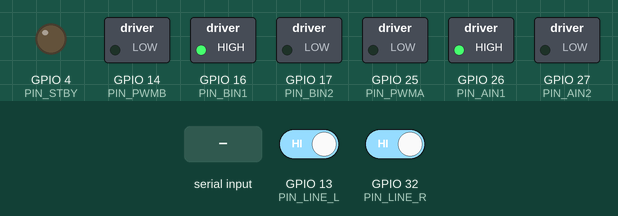
A sketch run on a simulated ESP32. Shown: switched loads named in the sketch (green lamp = pin HIGH), output pins drawn as LEDs (lit = HIGH). The test bench sets the inputs (shaded band); at power-on: GPIO 13 (PIN_LINE_L) HIGH, GPIO 32 (PIN_LINE_R) HIGH. WiFi joins after 1.5 s; servers stay silent unless stated; what the sketch prints to the serial monitor is not drawn.

Above: at 1.6 s.
1.7 s: "e" received over Serial
At 2.0 s:
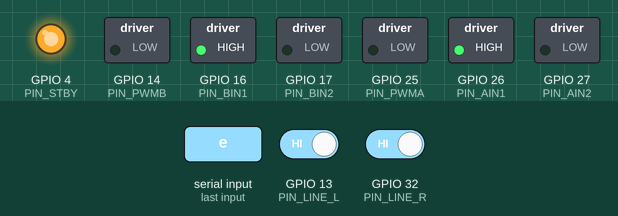
3.2 s: "g" received over Serial
At 4.4 s:
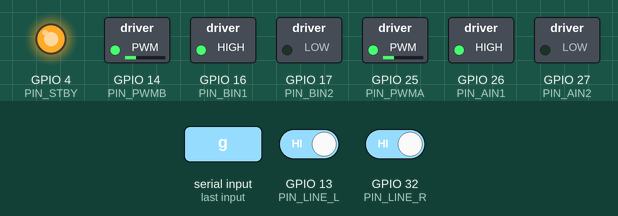
4.7 s: GPIO 13 (PIN_LINE_L) driven LOW
At 5.9 s:
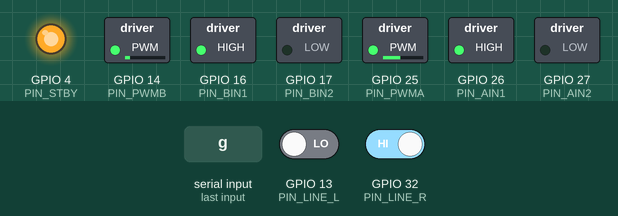
6.2 s: "m" received over Serial
At 6.27 s:
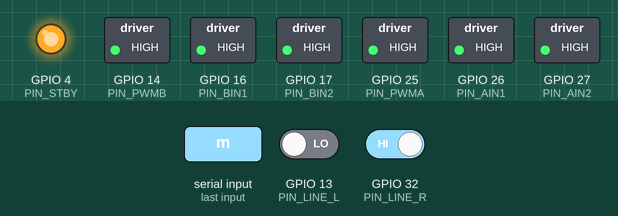
7.8 s: "g" received over Serial
At 9.0 s:
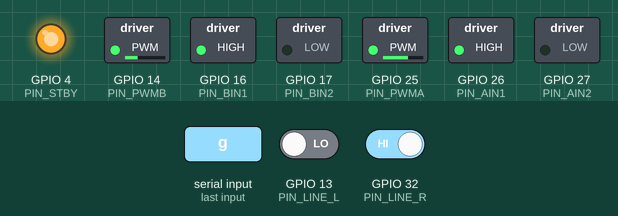
9.3 s: GPIO 32 (PIN_LINE_R) driven LOW
At 10.2 s:
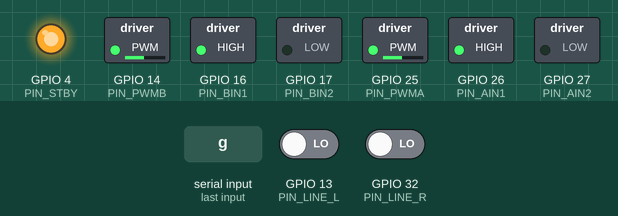
Timing chart, 0 to 12.3 s (numbered marks = the images above; inputs shaded):
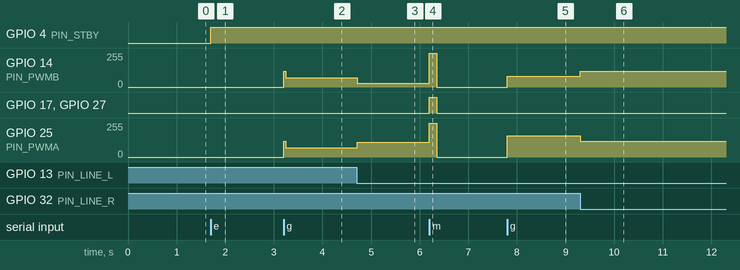

The sketch:

esp32_line_pid.ino
```cpp
// HazardBot 라인트레이싱 조향 + 정지점 마커 검출 — 2채널 버전 (2026-08-21)
//
// ── 왜 2채널인가 ──────────────────────────────────────────
//   기존 5채널 IR 라인센서 보드가 흑/백을 구분 못하는 고장으로 판단되어,
//   독립된 1채널 IR 반사센서 2개(좌/우)로 교체했다.
//
// ── 장착 방식 — 중요 ──────────────────────────────────────
//   두 센서를 **라인 폭보다 넓게** 벌려 장착한다. 평소(직진 중)에는
//   라인이 두 센서 "사이"에 있어 **둘 다 흰 바닥(0)** 을 본다.
//   이래야 "둘 다 검정(1,1)" 이 마커(전폭 가로선)에서만 뜨는 고유 신호가 된다.
//   센서를 라인 가장자리/위에 걸치게 달면 평상시에도 (1,1) 이 나와
//   마커와 구분이 안 된다.
//
// ── 5채널 대비 알려진 한계 (감수하기로 한 트레이드오프) ──────
//   1. 연속 위치값이 없다 — 왼쪽만 감지/오른쪽만 감지/둘 다/둘 다 아님, 4상태뿐.
//      부드러운 비례 제어가 아니라 **온-오프에 가까운 제어**라 더 덜컹거릴 수 있다.
//   2. **완전히 라인을 잃었을 때를 구분할 수 없다.** 두 센서가 모두 흰 바닥을
//      보는 상태는 "정상 중앙" 과 "너무 멀리 벗어나 아예 안 보임" 이 **같은 신호(0,0)** 다.
//      → 크게 벗어나면 그대로 직진하며 못 돌아올 수 있다. 별도 복구 로직이 없다.
//   3. 마커 오검출 여유가 줄었다 — 5개 중 5개 조건이 2개 중 2개가 되어
//      급커브에서 라인이 순간적으로 양쪽에 다 걸리면 마커로 오인될 수 있다.
//
// 두 가지 입력 모드:
//   가상 모드(기본) — 시리얼로 좌/우 감지 상태를 흉내 낸다. 바퀴 띄우고 방향 검증용.
//   실측 모드('v')  — 실제 센서 2개를 읽는다.
//
// ── 정지점 마커 (firmware/구역_마커_설계.md §4~6, 2채널로 축소 적용) ──
//   좌우 둘 다 검정(1,1) 2개 = 감속 마커 → 정지 마커.
//   CRUISE(baseSpeed) --감속마커--> APPROACH(approachSpeed) --정지마커--> 숏브레이크 정지.
//   정지 후 모터를 끄고 'g' 를 기다린다 — 그 사이 자로 x·y·θ 를 측정한다.
//
// 배선: + → ESP32 3V3, GND → ESP32 GND(로직 GND 레일), OUT → GPIO (아래 핀 참조)
// 극성: 검정에서 HIGH (기존 5채널과 동일 가정 — 실측으로 재확인할 것).

#include <WiFi.h>
#include <ArduinoOTA.h>

const char* WIFI_SSID = "여기에-AP-SSID";
const char* WIFI_PW   = "여기에-AP-비밀번호";  // 🔴 공개 저장소라 실제 값을 적지 않는다. 업로드 전에 여기만 채울 것.

// ── 핀 (README 기준 — 모터/STBY는 기존과 동일, 라인센서만 2채널로 교체) ──
#define PIN_PWMA   25
#define PIN_AIN1   26
#define PIN_AIN2   27
#define PIN_PWMB   14
#define PIN_BIN1   16
#define PIN_BIN2   17
#define PIN_STBY    4
#define PIN_LINE_L 13   // 기존 S1 자리 재사용
#define PIN_LINE_R 32   // 기존 S5 자리 재사용
const bool LINE_ACTIVE_LOW = false;   // 검정에서 HIGH — 실측으로 재확인할 것

const int PWM_FREQ = 20000, PWM_BITS = 8, PWM_MAX = 255;

// ── 조향 — 연속 PD 가 아니라 2상태 온-오프 보정 ──────────────
int turnDelta    = 40;    // 한쪽만 감지됐을 때 좌우 듀티 차이. 🔲 트랙에서 튜닝
int baseSpeed     = 120;  // CRUISE 기본 듀티
int approachSpeed = 70;   // APPROACH 감속 듀티 — 🔲 실측 튜닝 대상
const int CONTROL_MS = 20;

// ── 마커 검출 — "둘 다 검정" 이 5채널의 "5개 전부" 를 대체 ────
enum Phase { PH_CRUISE, PH_APPROACH };
Phase phase = PH_CRUISE;
int   stopIndex   = 0;
int   blackStreak = 0;
bool  markerLatch = false;
unsigned long lastMarkerMs = 0;
const unsigned long MARKER_GUARD_MS = 1000;
const int SHORT_BRAKE_MS = 150;

// ── 상태 ─────────────────────────────────────────────────
bool  motorsEnabled = false;
bool  pidRunning    = false;
bool  useRealSensor = true;    // 기본을 실측 모드로 (2026-08-21)
bool  simL = false, simR = false;   // 가상 모드 좌/우 감지 상태
unsigned long lastCtrlMs = 0, lastTelemMs = 0;

void setMotor(int in1, int in2, int pwmPin, int duty) {
  if (duty >= 0) { digitalWrite(in1, HIGH); digitalWrite(in2, LOW); }
  else           { digitalWrite(in1, LOW);  digitalWrite(in2, HIGH); duty = -duty; }
  ledcWrite(pwmPin, min(duty, PWM_MAX));
}

int dutyL = 0, dutyR = 0;
void applyDrive(int l, int r) {
  dutyL = l; dutyR = r;
  setMotor(PIN_AIN1, PIN_AIN2, PIN_PWMA, l);
  setMotor(PIN_BIN1, PIN_BIN2, PIN_PWMB, r);
}

void stopMotors() {
  applyDrive(0, 0);
  pidRunning = false;
  phase = PH_CRUISE;
  blackStreak = 0; markerLatch = false;
}

void doStop() {
  digitalWrite(PIN_AIN1, HIGH); digitalWrite(PIN_AIN2, HIGH);
  digitalWrite(PIN_BIN1, HIGH); digitalWrite(PIN_BIN2, HIGH);
  ledcWrite(PIN_PWMA, PWM_MAX);
  ledcWrite(PIN_PWMB, PWM_MAX);
  delay(SHORT_BRAKE_MS);
  applyDrive(0, 0);
}

void setEnabled(bool on) {
  motorsEnabled = on;
  digitalWrite(PIN_STBY, on ? HIGH : LOW);
  if (!on) stopMotors();
}

bool readL() {
  if (!useRealSensor) return simL;
  int v = digitalRead(PIN_LINE_L);
  return LINE_ACTIVE_LOW ? (v == LOW) : (v == HIGH);
}
bool readR() {
  if (!useRealSensor) return simR;
  int v = digitalRead(PIN_LINE_R);
  return LINE_ACTIVE_LOW ? (v == LOW) : (v == HIGH);
}

// 감속 마커 → APPROACH 진입 / 정지 마커 → 숏브레이크 정지
void onMarker() {
  if (phase == PH_CRUISE) {
    phase = PH_APPROACH;
    Serial.printf(">>> 감속 마커 감지 — APPROACH 진입 (속도 %d)\n", approachSpeed);
    return;
  }
  doStop();
  stopIndex = (stopIndex % 4) + 1;
  pidRunning = false;
  phase = PH_CRUISE;
  blackStreak = 0; markerLatch = false;
  Serial.printf(">>> 정지 마커 감지 — stopIndex=%d 도달. 정지 완료.\n", stopIndex);
  Serial.println(F("    자·모눈종이로 x/y/theta 측정 후 'g' 로 재출발할 것."));
}

// 좌우 둘 다 검정 2주기 연속 + 가드타이머 — 5채널 "5개 전부" 조건의 2채널판
void checkMarker() {
  if (!useRealSensor) return;
  bool allBlack = readL() && readR();
  if (allBlack) {
    blackStreak++;
  } else {
    blackStreak = 0;
    markerLatch = false;
  }
  if (blackStreak >= 2 && !markerLatch && (millis() - lastMarkerMs) > MARKER_GUARD_MS) {
    markerLatch = true;
    lastMarkerMs = millis();
    onMarker();
  }
}

void controlStep() {
  bool l = readL(), r = readR();
  int bs = (phase == PH_APPROACH) ? approachSpeed : baseSpeed;

  int corr = 0;
  if (l && !r)      corr = -turnDelta;   // 왼쪽만 감지 → 라인이 왼쪽 → 좌회전
  else if (!l && r) corr = +turnDelta;   // 오른쪽만 감지 → 우회전
  // (0,0) 중앙(또는 완전 이탈 — 구분 불가) / (1,1) 마커 통과 중 — 둘 다 직진 유지

  int lDuty = constrain(bs + corr, -PWM_MAX, PWM_MAX);
  int rDuty = constrain(bs - corr, -PWM_MAX, PWM_MAX);
  applyDrive(lDuty, rDuty);
}

void printHelp() {
  Serial.println(F(
    "\n── 2채널 조향 + 정지점 마커 시험 ─────────────\n"
    "  e : STBY 토글        g : 시작/재출발    s : 정지(수동, 마커 카운트 무관)\n"
    "  v : 가상/실측 센서 전환 (현재 기본: 실측)\n"
    "  [ : 가상 좌=1,우=0 (좌회전 상황)   ] : 가상 좌=0,우=1 (우회전 상황)\n"
    "  0 : 가상 좌=0,우=0 (중앙)          b : 가상 좌=1,우=1 (마커 테스트)\n"
    "  m : (실측 모드) 마커 강제 트리거\n"
    "  x : stopIndex 리셋 → 0\n"
    "  t / T : turnDelta -10 / +10\n"
    "  + / - : CRUISE 속도 ±20   a / A : APPROACH 속도 ±20\n"
    "  ? : 이 목록\n"
    "───────────────────────────────────────────────\n"
    "검증: '[' → 좌 듀티 감소·우 증가 (좌회전) 이면 정상\n"
    "정지산포 측정: 'v' 로 실측 전환 → 'g' 로 CRUISE 시작 → 정지 마커에서 자동 정지\n"
    "              → 자로 x/y/theta 측정 → 'g' 로 재출발, 정지점당 10회 반복\n"
    "⚠ 두 센서 다 흰 바닥일 때가 '정상 중앙'과 '완전 이탈'을 구분 못한다 — 알려진 한계."));
}

void setup() {
  Serial.begin(115200);
  delay(300);
  pinMode(PIN_STBY, OUTPUT);
  digitalWrite(PIN_STBY, LOW);
  pinMode(PIN_AIN1, OUTPUT); pinMode(PIN_AIN2, OUTPUT);
  pinMode(PIN_BIN1, OUTPUT); pinMode(PIN_BIN2, OUTPUT);
  pinMode(PIN_LINE_L, INPUT);
  pinMode(PIN_LINE_R, INPUT);
  ledcAttach(PIN_PWMA, PWM_FREQ, PWM_BITS);
  ledcAttach(PIN_PWMB, PWM_FREQ, PWM_BITS);
  stopMotors();

  WiFi.mode(WIFI_STA);
  WiFi.begin(WIFI_SSID, WIFI_PW);
  ArduinoOTA.setHostname("hazardbot-drive");
  ArduinoOTA.onStart([]() { setEnabled(false); Serial.println("\nOTA 수신 — 모터 차단"); });
  ArduinoOTA.begin();

  printHelp();
  Serial.println(F("⚠ 실측 모드다. 실제 센서를 바로 읽는다. 가상 모드로 방향만 확인하려면 'v'."));
}

void loop() {
  ArduinoOTA.handle();

  if (Serial.available()) {
    char c = Serial.read();
    switch (c) {
      case 'e': setEnabled(!motorsEnabled);
                Serial.printf("STBY %s\n", motorsEnabled ? "ON" : "OFF"); break;
      case 'g': if (!motorsEnabled) { Serial.println("먼저 'e' 로 STBY 를 켤 것"); break; }
                pidRunning = true; phase = PH_CRUISE;
                blackStreak = 0; markerLatch = false;
                Serial.println("시작/재출발 (CRUISE)"); break;
      case 's': stopMotors(); Serial.println("정지 (수동 — stopIndex 변화 없음)"); break;
      case 'v': useRealSensor = !useRealSensor;
                Serial.printf("센서: %s\n", useRealSensor ? "실측 (2채널)" : "가상"); break;
      case '[': simL = true;  simR = false; Serial.println("가상 좌=1 우=0"); break;
      case ']': simL = false; simR = true;  Serial.println("가상 좌=0 우=1"); break;
      case '0': simL = false; simR = false; Serial.println("가상 좌=0 우=0 (중앙)"); break;
      case 'b': simL = true;  simR = true;  Serial.println("가상 좌=1 우=1 (마커 테스트)"); break;
      case 'm': if (!pidRunning) { Serial.println("먼저 'g' 로 주행을 시작할 것"); break; }
                Serial.println("(수동) 마커 강제 트리거"); onMarker(); break;
      case 'x': stopIndex = 0; Serial.println("stopIndex 리셋 → 0"); break;
      case 't': turnDelta = max(0, turnDelta - 10); Serial.printf("turnDelta %d\n", turnDelta); break;
      case 'T': turnDelta = min(PWM_MAX, turnDelta + 10); Serial.printf("turnDelta %d\n", turnDelta); break;
      case '+': baseSpeed = min(PWM_MAX, baseSpeed + 20);
                Serial.printf("CRUISE 속도 %d\n", baseSpeed); break;
      case '-': baseSpeed = max(0, baseSpeed - 20);
                Serial.printf("CRUISE 속도 %d\n", baseSpeed); break;
      case 'a': approachSpeed = max(0, approachSpeed - 20);
                Serial.printf("APPROACH 속도 %d\n", approachSpeed); break;
      case 'A': approachSpeed = min(PWM_MAX, approachSpeed + 20);
                Serial.printf("APPROACH 속도 %d\n", approachSpeed); break;
      case '?': printHelp(); break;
      default: break;
    }
  }

  if (pidRunning && millis() - lastCtrlMs >= CONTROL_MS) {
    lastCtrlMs = millis();
    controlStep();
    checkMarker();
  }

  if (millis() - lastTelemMs >= 500) {
    lastTelemMs = millis();
    bool l = readL(), r = readR();
    Serial.printf("[%s] L=%d R=%d  듀티 좌=%+4d 우=%+4d  turnDelta=%d 속도=%d/%d  %s  stopIndex=%d\n",
                  useRealSensor ? "실측" : "가상", l, r,
                  dutyL, dutyR, turnDelta, baseSpeed, approachSpeed,
                  pidRunning ? (phase == PH_APPROACH ? "APPROACH" : "CRUISE")
                             : (motorsEnabled ? "정지대기" : "STBY OFF"),
                  stopIndex);
  }
}
```

Measured:
- after the input at 1.7 s, GPIO 4 (PIN_STBY): LOW → HIGH at once
- after the input at 3.2 s, GPIO 14 (PIN_PWMB), GPIO 25 (PIN_PWMA): 0/255 → 70/255 at once
- after the input at 4.7 s, GPIO 14 (PIN_PWMB): 70/255 → 30/255 at once; GPIO 25 (PIN_PWMA): 70/255 → 110/255 at once
- after the input at 6.2 s, GPIO 14 (PIN_PWMB): 30/255 → 255/255 at once, → 0/255 0.15 s later; GPIO 17 (PIN_BIN2), GPIO 27 (PIN_AIN2): LOW → HIGH at once, → LOW 0.15 s later; GPIO 25 (PIN_PWMA): 110/255 → 255/255 at once, → 0/255 0.15 s later
- after the input at 7.8 s, GPIO 14 (PIN_PWMB): 0/255 → 80/255 at once; GPIO 25 (PIN_PWMA): 0/255 → 159/255 at once
- after the input at 9.3 s, GPIO 14 (PIN_PWMB): 80/255 → 120/255 at once; GPIO 25 (PIN_PWMA): 159/255 → 120/255 at once
